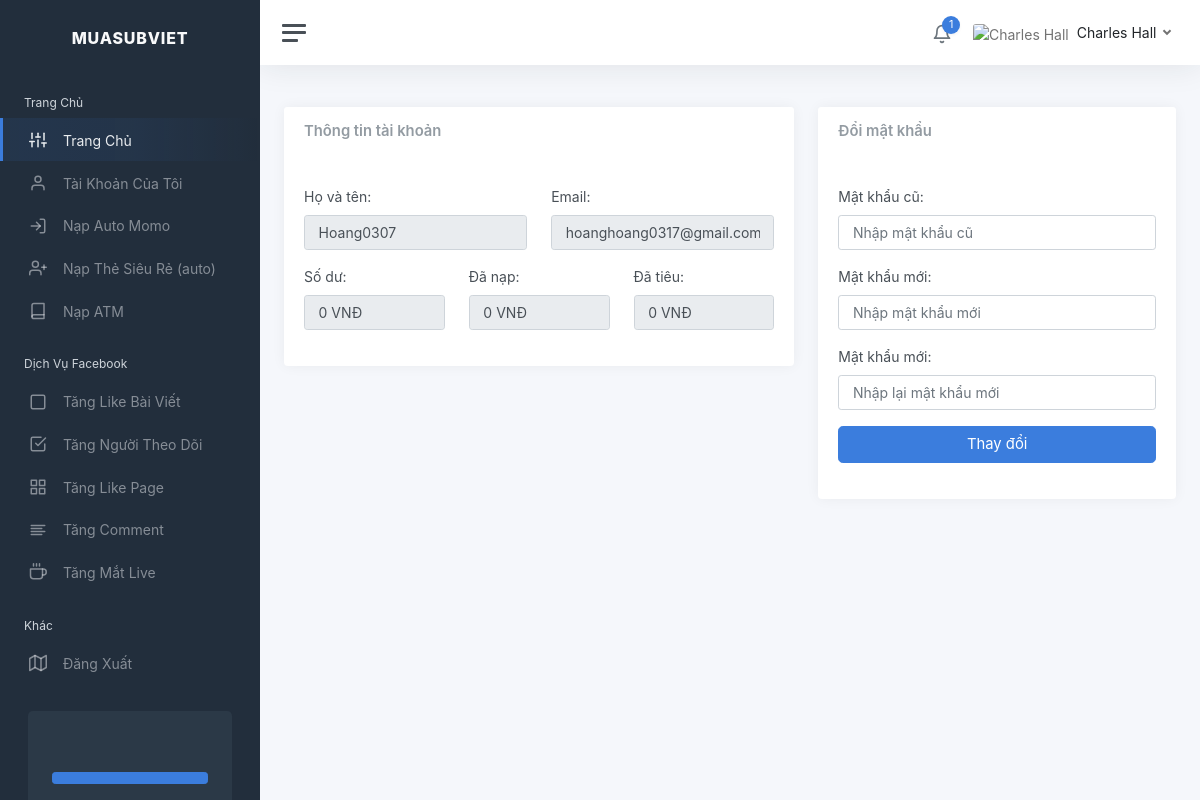
The app's page /profile.php (signed in) with its own data.
### tables this page shows
CREATE TABLE `users` (
  `email` text NOT NULL,
  `username` varchar(32) NOT NULL,
  `password` varchar(32) NOT NULL,
  `money` int(11) NOT NULL,
  `level` int(11) NOT NULL,
  `time` varchar(32) NOT NULL,
  `total_nap` varchar(255) NOT NULL
);

### config.php (called while the page is built, shortened)
<?php
$ketnoi = mysqli_connect(LOCALHOST,USERNAME,PASSWORD,DATABASE);
$ketnoi->query("set names 'utf8'");
if(isset($_SESSION['username']))
{
    $my_username = $_SESSION['username'];
    $user = $ketnoi->query("SELECT * FROM users WHERE username = '$my_username' ")->fetch_array();
}
?>

### profile.php (the view, shortened to what this page needs)
<?php
require("head.php");
?>
<section class="admin-content">
        <div class="container pull-up">
            <div class="row">
                <div class="col-md-7">
                    <div class="card m-b-30">
                        <div class="card-header"><h5 class="card-title m-b-0">Thông tin tài khoản</h5></div>
                        <div class="card-body">
                            <div class="row">
                                <div class="col-md-6">
                                    <div class="form-group"><label>Họ và tên:</label><input type="text" class="form-control" readonly="" value="<?=$user["username"];?>" /></div>
                                </div>
                                <div class="col-md-6">
                                    <div class="form-group"><label>Email:</label><input type="text" class="form-control" readonly="" value="<?=$user["email"];?>" /></div>
                                </div>
                            </div>
                            <div class="row">
                                <div class="col-md-4">
                                    <div class="form-group"><label>Số dư:</label><input type="text" class="form-control" readonly="" value="<?=$user["money"];?> VNĐ" /></div>
                                </div>
                                <div class="col-md-4">
                                    <div class="form-group"><label>Đã nạp:</label><input type="text" class="form-control" readonly="" value="<?=$user["total_nap"];?> VNĐ" /></div>
                                </div>
                                <div class="col-md-4">
                                    <div class="form-group"><label>Đã tiêu:</label><input type="text" class="form-control" readonly="" value="<?=$user["total_nap"] - $user["money"];?> VNĐ" /></div>
                                </div>
                            </div>
                        </div>
                    </div>
                </div>
                <div class="col-md-5">
                    <div class="card m-b-30">
                        <div class="card-header"><h5 class="card-title m-b-0">Đổi mật khẩu</h5></div>
                        <div class="card-body">
                            <form action="" method="POST">
                                <div class="form-group"><label>Mật khẩu cũ:</label><input type="password" class="form-control" placeholder="Nhập mật khẩu cũ" name="old_password" value="" required /></div>
                                <div class="form-group"><label>Mật khẩu mới:</label><input type="password" class="form-control" placeholder="Nhập mật khẩu mới" name="new_password" value="" required /></div>
                                <div class="form-group"><label>Mật khẩu mới:</label><input type="password" class="form-control" placeholder="Nhập lại mật khẩu mới" name="confirm_new_password" value="" required /></div>
                                <div class="form-group"><button type="submit" class="btn btn-primary btn-block btn-lg">Thay đổi</button></div>
                            </form>
                        </div>
                    </div>
                </div>
            </div>
</div></div>
<?php
require("footer.php");
?>

### records on screen
users: username "Hoang0307", email "hoanghoang0317@gmail.com", money "0 VNĐ", total_nap "0 VNĐ"

### other values on screen
$site_brand "MUASUBVIET"
